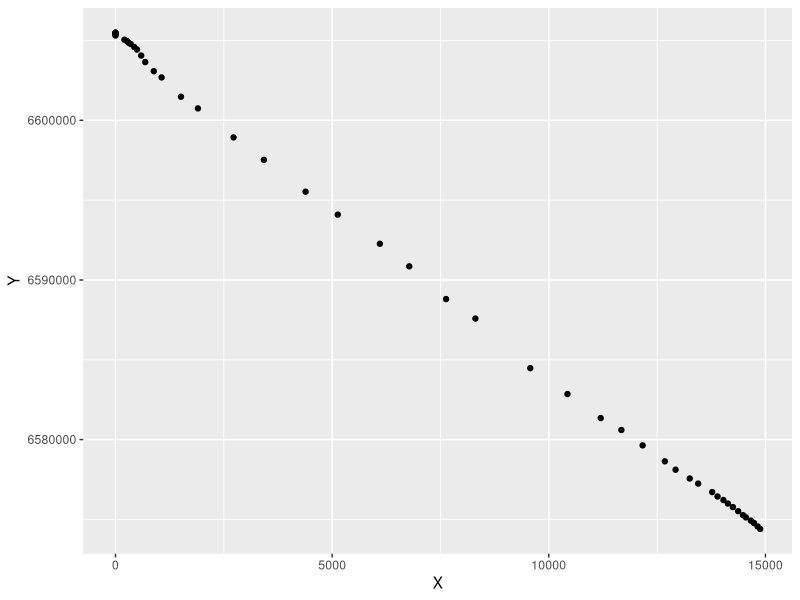
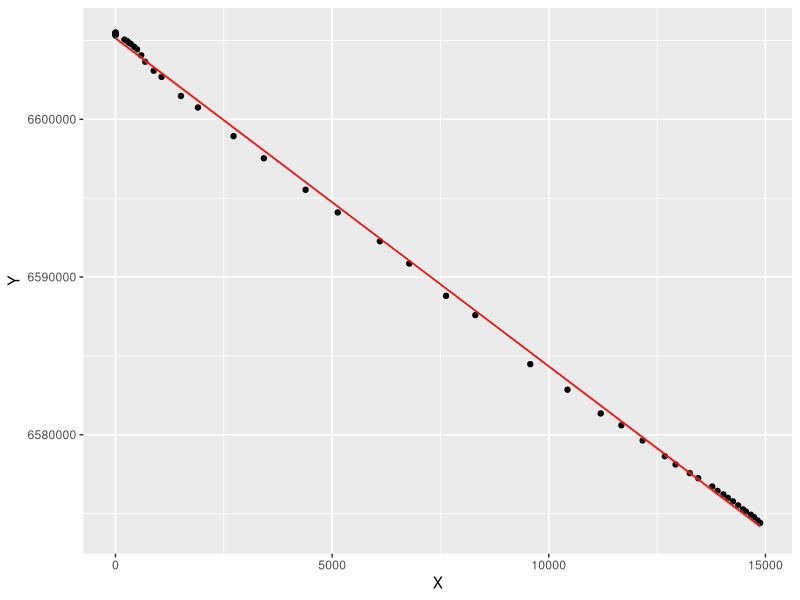

These figures' R source, in order:
## ---- chunk 1
knitr::opts_chunk$set(echo = TRUE)
library(ggplot2)
## ---- chunk 2
library(readxl)
ageandheight <- read_excel("r0manual.xlsx") #Upload the data
R0_v <- c()
comuna_v <- c()
codigo_comuna_v <- c()
a <- 0
s <- 0
s_v <- c()
y_bueno <- c()
# yy=ageandheight$Y
# xx=ageandheight$X
# eee <-summary(lm(yy ~ xx))$coefficients[2]
#lmHeight = lm(Y~X, data = ageandheight) #Create the linear regression
#eee <-lmHeight
# eee
# write.table(eee,'R0_panama_por_corr.csv', col.names=F, append=T, sep = ",")


m <- seq(2, 42)
    
    for (i in m)
    {        
         xx <- ageandheight$X[1:i]
        #xx <- ageandheight$X[i-1:i]

         yy <- ageandheight$Y[1:i]
        #yy <- ageandheight$Y[i-1:i]
        
        if(!is.null(yy)){
        estimacion.R0 = -summary(lm(yy ~ xx))$coefficients[2]
        R0_v[i] <- estimacion.R0
        comuna_v <- "Santiago"
        # codigo_comuna_v <- codigo_comuna
        # fecha_v <- fecha
        # dia_v <- dia
        }
    }
    
    eee <- data.frame(comuna_v, R0_v )
    print(eee)
    
    write.table(
        eee,
        'R0.csv',
        col.names = F,
        append = T,
        sep = ","
    )
    
    R0_v <- c()
    comuna_v <- c()
    codigo_comuna_v <-  c()
    a <- 0
    s <- 0
    s_v <- c()
    y <- c()

## ---- chunk 3

income.graph <- ggplot(ageandheight, aes(x=X, y=Y))+
                     geom_point()
income.graph


income.graph <- income.graph + geom_smooth(method="lm", col="red", size = 0.5)
income.graph
